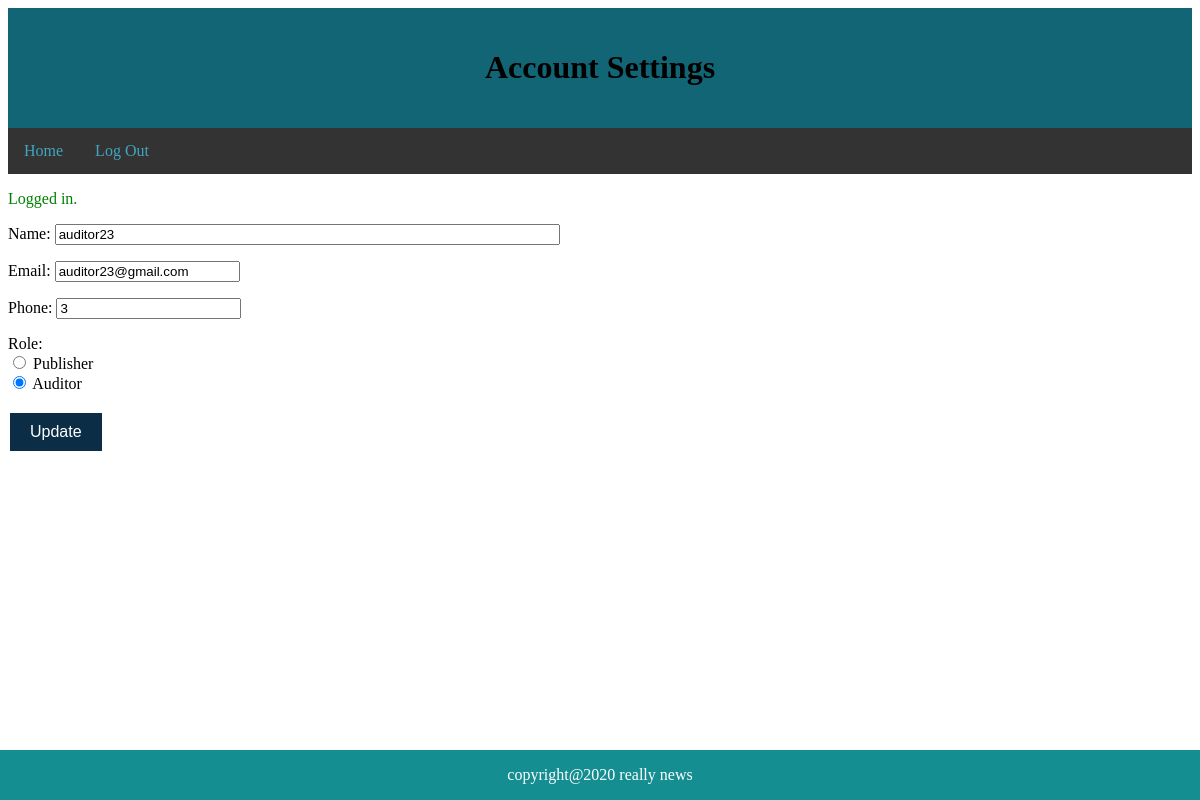
/edit.php?user_id=40 (signed in), run on the app's committed database.
### tables this page shows
CREATE TABLE `user` (
  `user_id` int(11) NOT NULL,
  `name` varchar(255) DEFAULT NULL,
  `email` varchar(255) DEFAULT NULL,
  `phone` int(11) DEFAULT NULL,
  `password` varchar(255) DEFAULT NULL,
  `role` int(11) DEFAULT NULL
);

### edit.php (the view, shortened to what this page needs)
<?php
require_once "mysqli.php";
$user_id=$_GET['user_id'];
try{
  $stmt = $mysqli->query("SELECT * FROM USER WHERE user_id = $user_id ");
  $row = $stmt->fetch_assoc();
  $n = htmlentities($row['name']);
  $e = htmlentities($row['email']);
  $ph = htmlentities($row['phone']);
  $rol = $row['role'];
}catch(Exception $ex){
  echo("Exception message: ". $ex->getMessage());
  header("Location: edit.php?user_id=".$_POST['user_id']);
  return;
}
 ?>
<!DOCTYPE html>
<html lang="en" dir="ltr">
<head>
</head>
<body>
<link rel="stylesheet" type="text/css" href="style.css">
<div class="header">
<h1>Account Settings</h1>
</div>
<div class="sticky">
<div class="topnav">
<a href="admin-home.php">Home</a>
<a href="login.php">Log Out</a>
</div>
</div>
<div class="footer">
<p>copyright@2020 really news</p>
</div>
<?php
  if ( isset($_SESSION["success"]) ) {
      echo('<p style="color:green">'.$_SESSION["success"]."</p>\n");
  }
  else if ( isset($_SESSION["error"]) ) {
      echo('<p style="color:red">'.$_SESSION["error"]."</p>\n");
      unset($_SESSION["error"]);
  }
?>
  <form method="post">
  <p>Name:
  <input type="text" name="name" size="60" value="<?= $n ?>"></p>
  <p>Email:
  <input type="text" name="email" value="<?= $e ?>"></p>
  <p>Phone:
  <input type="text" name="phone" value="<?= $ph ?>"></p>
  <p>Role:<br>
    <?php if ($rol == 2){ ?>
   <input type="radio" id="publisher" name="role" value="2" checked>
   <label for="publisher">Publisher</label><br>
   <input type="radio" id="auditor" name="role" value="3">
   <label for="auditor">Auditor</label><br>
 <?php }else if($rol == 3){ ?>
  <input type="radio" id="publisher" name="role" value="2">
  <label for="publisher">Publisher</label><br>
  <input type="radio" id="auditor" name="role" value="3" checked>
  <label for="auditor">Auditor</label><br>
    <?php } ?>
  </p>
  <input type="submit" class="button" name="Update" value="Update">
  </form>
</body>
</html>

### style.css (style rules this page uses)
.header { background-color: #126574; text-align: center; padding: 20px; }
.topnav { overflow: hidden; background-color: #333; }
.topnav a { float: left; display: block; color: #42a6be; text-align: center; padding: 14px 16px; text-decoration: none; }
.footer { position: fixed; left: 0; bottom: 0; width: 100%; background-color: rgb(21, 142, 146); color: white; text-align: center; }
div.sticky { position: -webkit-sticky; position: sticky; top: 0; }
.button { background-color: #0b2e46; border: none; color: white; padding: 10px 20px; text-align: center; text-decoration: none; display: inline-block; font-size: 16px; margin: 4px 2px; cursor: pointer; }

### data on the page
user: name "auditor23", email "auditor23@gmail.com", phone "3"

### other printed values
$_SESSION["success"] "Logged in."
